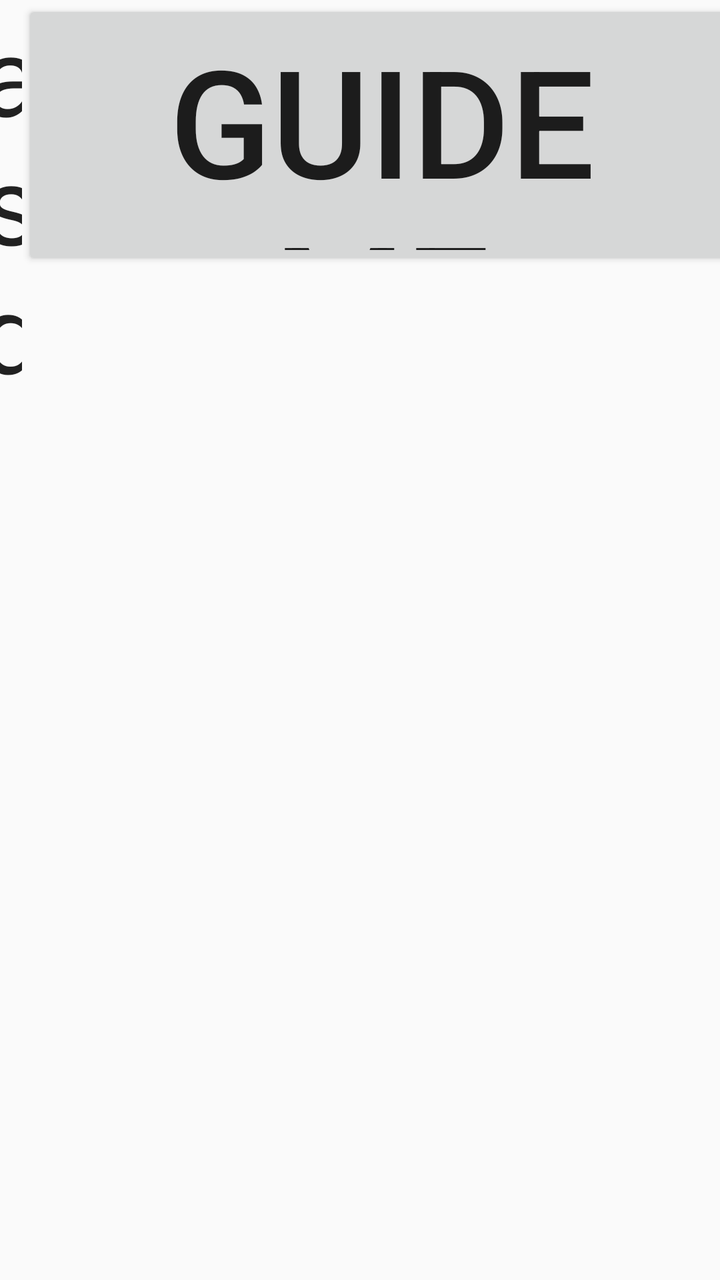
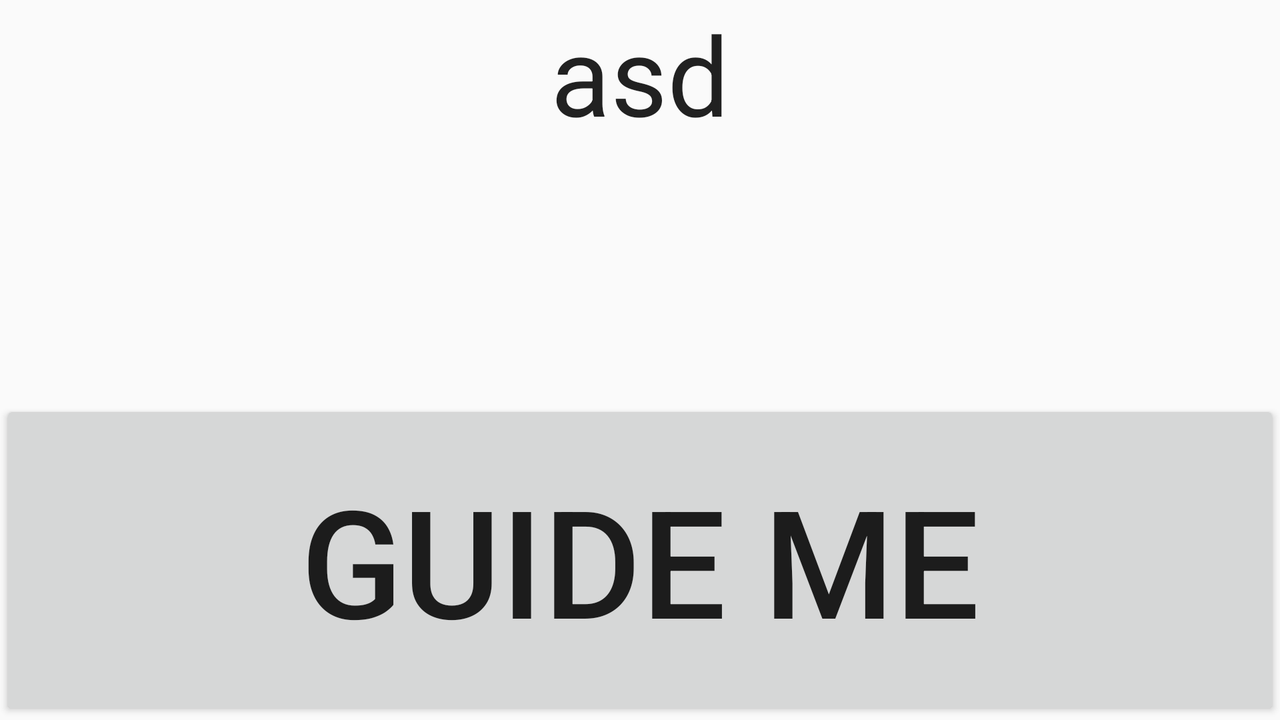

First picture: res/layout/ on a phone held upright. Second picture: the repository's own variant of that layout, on a device whose configuration matches the variant's folder. Source for both follows.
<!-- AndroidManifest.xml: application theme AppTheme -->
<!-- res/layout/activity_elevator_called.xml -->
<?xml version="1.0" encoding="utf-8"?>
<LinearLayout xmlns:android="http://schemas.android.com/apk/res/android"
    android:orientation="horizontal" android:layout_width="match_parent"
    android:layout_height="match_parent"
    android:weightSum="1">

    <TextView
        android:layout_width="match_parent"
        android:layout_height="wrap_content"
        android:textAppearance="?android:attr/textAppearanceLarge"
        android:id="@+id/elevatorInfoTextView"
        android:layout_gravity="center_horizontal"
        android:layout_weight="0.97"
        android:textSize="55dp"
        android:text="asd"
        android:gravity="center" />

    <Button
        android:onClick="guideButtonClicked"
        android:layout_width="match_parent"
        android:layout_height="135dp"
        android:text="Guide Me"
        android:id="@+id/button"
        android:textSize="75dp" />
</LinearLayout>
<!-- resources referenced by this layout -->
<resources>
  <style name="AppTheme" parent="Theme.AppCompat.Light.DarkActionBar">
     </style>
</resources>
<!-- res/layout-land/activity_elevator_called.xml (the repository's variant of the layout above) -->
<!-- drawn on the phone turned sideways -->
<?xml version="1.0" encoding="utf-8"?>
<RelativeLayout xmlns:android="http://schemas.android.com/apk/res/android"
    android:orientation="horizontal" android:layout_width="match_parent"
    android:layout_height="match_parent"
    android:weightSum="1">

    <TextView
        android:layout_width="match_parent"
        android:layout_height="wrap_content"
        android:textAppearance="?android:attr/textAppearanceLarge"
        android:id="@+id/elevatorInfoTextView"
        android:layout_gravity="center_horizontal"
        android:layout_weight="0.97"
        android:textSize="55sp"
        android:text="asd"
        android:gravity="center" />

    <Button
        android:onClick="guideButtonClicked"
        android:layout_width="match_parent"
        android:layout_height="160dp"
        android:text="Guide Me"
        android:id="@+id/guide_button"
        android:textSize="75sp"
        android:layout_alignParentBottom="true"
        android:layout_alignParentStart="true" />
</RelativeLayout>
